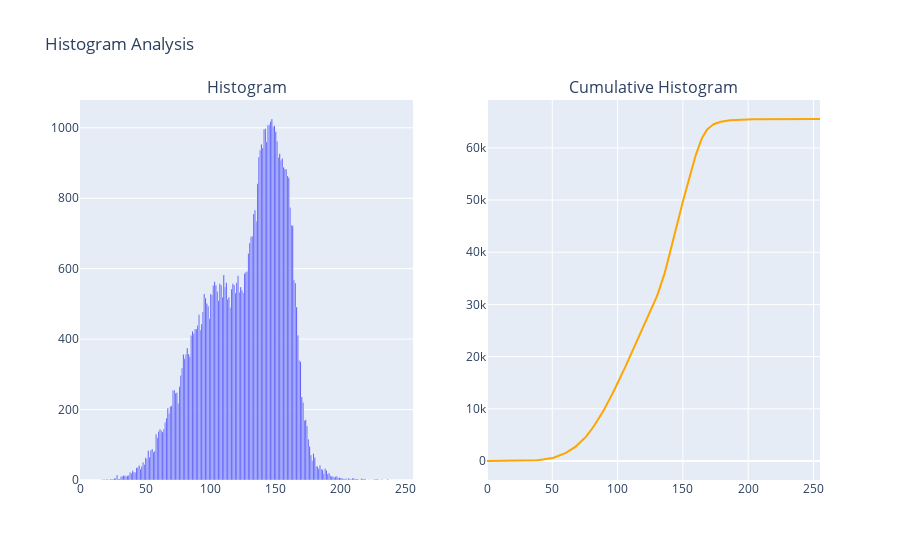

Write notebook code for a chart like this one.
### Code cell
import numpy as np
import plotly.graph_objects as go
from plotly.subplots import make_subplots
import matplotlib.pyplot as plt
from skimage import io, color

img = io.imread(r"C:\Users\Arfan Shah\potato_data\multi\Train\Potato___healthy\0f4ebc5a-d646-436a-919d-961342997cde___RS_HL 4183_newGGR.JPG")

def rgb_to_gray(img):
    # Luminance formula: Y = 0.2126 R + 0.7152 G + 0.0722 B
    gray_image = np.dot(img[..., :3], [0.2126, 0.7152, 0.0722])
    return gray_image

img = rgb_to_gray(img)

# Calculate histogram
hist, bins = np.histogram(img.flatten(), bins=256, range=[0,256])

# Plot image using matplotlib
plt.imshow(img, cmap='gray')
plt.title('Original Image')
plt.show()

# Create histogram plot using Plotly
fig = make_subplots(rows=1, cols=2, subplot_titles=('Histogram', 'Cumulative Histogram'))

# Plot histogram
hist_trace = go.Bar(x=bins[:-1], y=hist, marker=dict(color='blue'))
fig.add_trace(hist_trace, row=1, col=1)

# Plot cumulative histogram
cumulative_hist = np.cumsum(hist)
cumulative_hist_trace = go.Scatter(x=bins[:-1], y=cumulative_hist, mode='lines', marker=dict(color='orange'))
fig.add_trace(cumulative_hist_trace, row=1, col=2)

# Update layout
fig.update_layout(title_text='Histogram Analysis', showlegend=False)

# Show interactive plot
fig.show()

### Figure 1 — Plotly figure (JSON) as saved in the notebook; plotly's stock layout.template omitted (floating-point values rounded to 4 significant figures; data arrays with more than 128 entries replaced by an {"elided": "..."} marker saying what was removed)
{"data": [{"marker": {"color": "blue"}, "type": "bar", "x": {"elided": "256 int values"}, "xaxis": "x", "y": {"elided": "256 int values"}, "yaxis": "y"}, {"marker": {"color": "orange"}, "mode": "lines", "type": "scatter", "x": {"elided": "256 int values"}, "xaxis": "x2", "y": {"elided": "256 int values"}, "yaxis": "y2"}], "layout": {"annotations": [{"font": {"size": 16}, "showarrow": false, "text": "Histogram", "x": 0.225, "xanchor": "center", "xref": "paper", "y": 1, "yanchor": "bottom", "yref": "paper"}, {"font": {"size": 16}, "showarrow": false, "text": "Cumulative Histogram", "x": 0.775, "xanchor": "center", "xref": "paper", "y": 1, "yanchor": "bottom", "yref": "paper"}], "autosize": true, "showlegend": false, "title": {"text": "Histogram Analysis"}, "xaxis": {"anchor": "y", "autorange": true, "domain": [0, 0.45], "range": [-0.5, 255.5], "type": "linear"}, "xaxis2": {"anchor": "y2", "autorange": true, "domain": [0.55, 1], "range": [0, 255], "type": "linear"}, "yaxis": {"anchor": "x", "autorange": true, "domain": [0, 1], "range": [0, 1079.0], "type": "linear"}, "yaxis2": {"anchor": "x2", "autorange": true, "domain": [0, 1], "range": [-3641.0, 69180.0], "type": "linear"}}}
